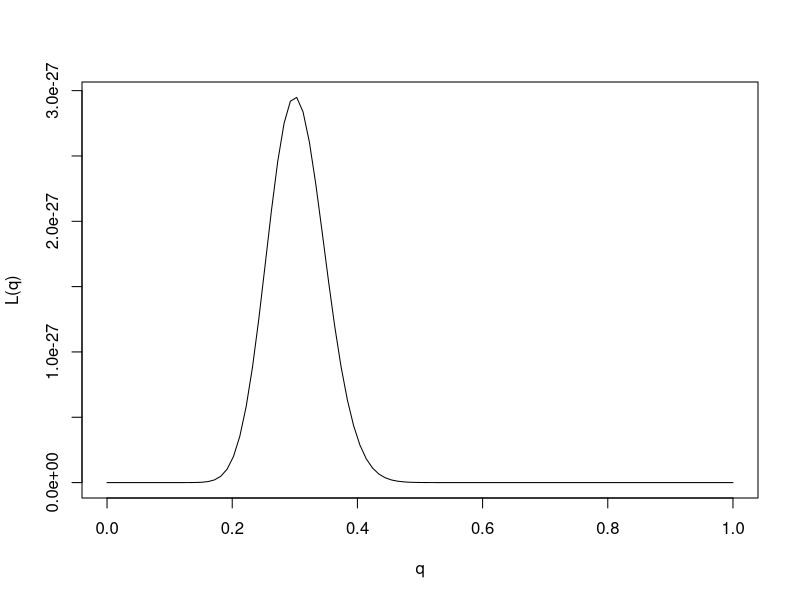
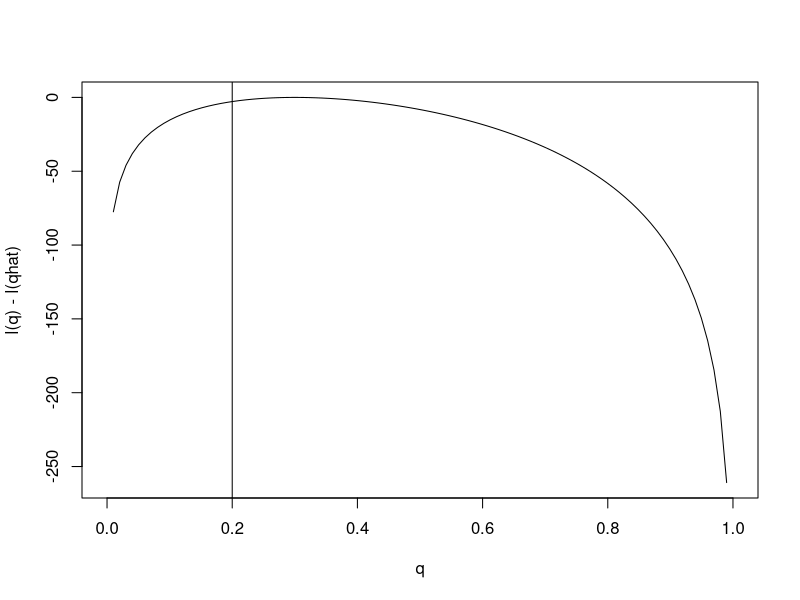

Here is the R script that generated these plots, in order:
## ---- chunk 1
q = seq(0,1,length=100)
L= function(q){q^30 * (1-q)^70}
plot(q,L(q),ylab="L(q)",xlab="q",type="l")
## ---- chunk 2
q = seq(0,1,length=100)
l= function(q){30*log(q) + 70 * log(1-q)}
plot(q,l(q)-l(0.3),ylab="l(q) - l(qhat)",xlab="q",type="l")
abline(v=0.2)
